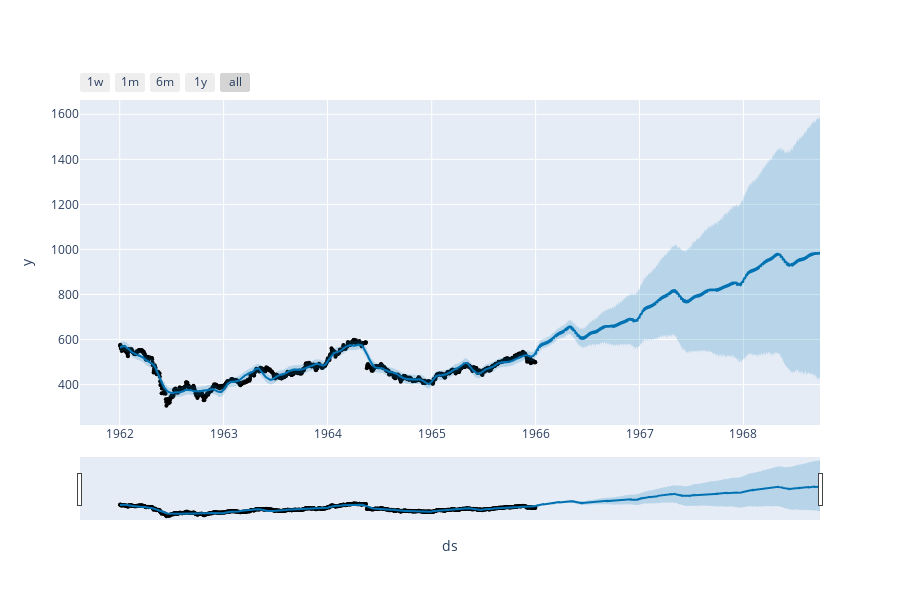

Here is the notebook cell this chart was saved with:
### Code cell
from prophet.plot import plot_plotly,plot_components_plotly
plot_plotly(m,forecast)

### Figure 1 — Plotly figure (JSON) as saved in the notebook; plotly's stock layout.template omitted (floating-point values rounded to 4 significant figures; data arrays with more than 128 entries replaced by an {"elided": "..."} marker saying what was removed)
{"data": [{"marker": {"color": "black", "size": 4}, "mode": "markers", "name": "Actual", "type": "scatter", "x": {"elided": "1008 str values"}, "y": {"elided": "1008 float values"}}, {"hoverinfo": "skip", "line": {"width": 0}, "mode": "lines", "type": "scatter", "x": {"elided": "2008 str values"}, "y": {"elided": "2008 float values"}}, {"fill": "tonexty", "fillcolor": "rgba(0, 114, 178, 0.2)", "line": {"color": "#0072B2", "width": 2}, "mode": "lines", "name": "Predicted", "type": "scatter", "x": {"elided": "2008 str values"}, "y": {"elided": "2008 float values"}}, {"fill": "tonexty", "fillcolor": "rgba(0, 114, 178, 0.2)", "hoverinfo": "skip", "line": {"width": 0}, "mode": "lines", "type": "scatter", "x": {"elided": "2008 str values"}, "y": {"elided": "2008 float values"}}], "layout": {"height": 600, "showlegend": false, "width": 900, "xaxis": {"rangeselector": {"buttons": [{"count": 7, "label": "1w", "step": "day", "stepmode": "backward"}, {"count": 1, "label": "1m", "step": "month", "stepmode": "backward"}, {"count": 6, "label": "6m", "step": "month", "stepmode": "backward"}, {"count": 1, "label": "1y", "step": "year", "stepmode": "backward"}, {"step": "all"}]}, "rangeslider": {"visible": true}, "title": {"text": "ds"}, "type": "date"}, "yaxis": {"title": {"text": "y"}}}}
